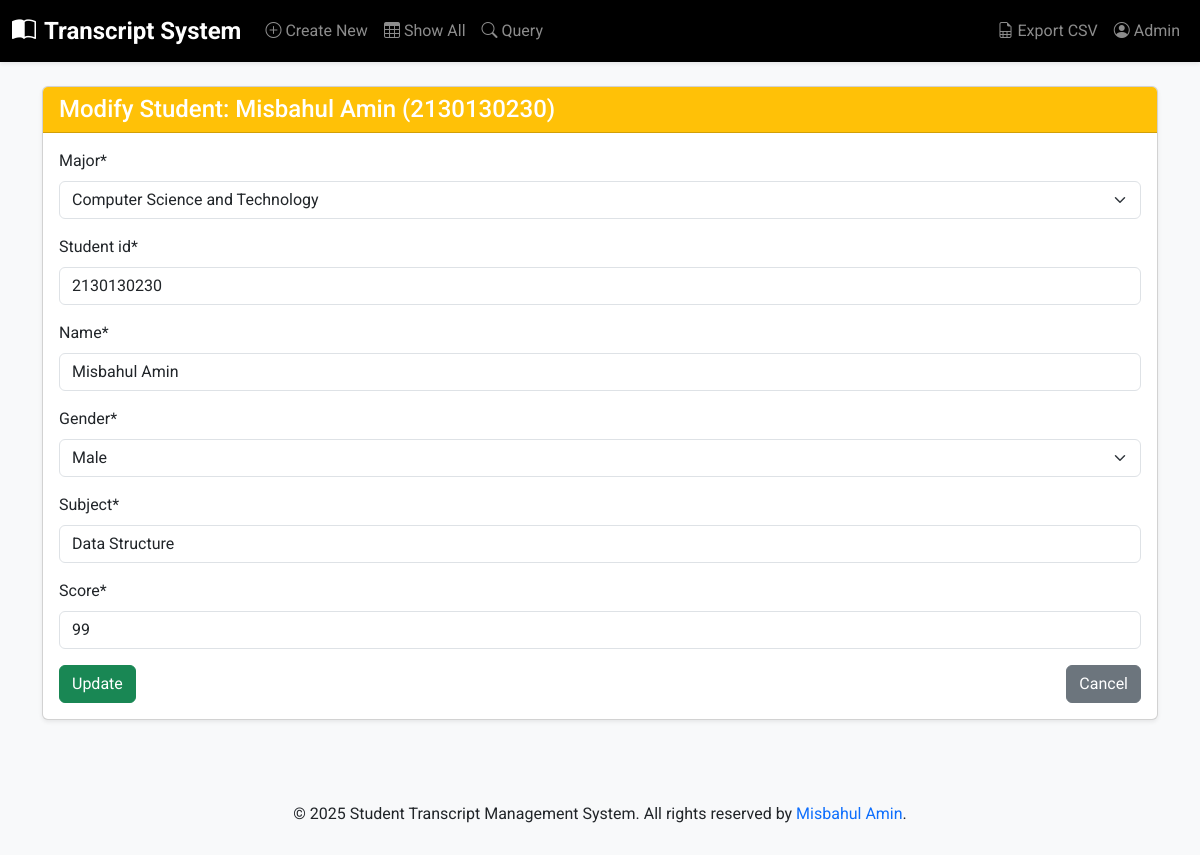
/modify/9/, run on the app's committed database.
### students/models.py (models this page shows, shortened)
class Student(models.Model):
    MAJOR_CHOICES = [
    ('CST', 'Computer Science and Technology'),
    ('SE', 'Software Engineering'),
    ('IT', 'Information Technology'),
    ('ECE', 'Electronics and Communication Engineering'),
    ('ME', 'Mechanical Engineering'),
    ('EE', 'Electrical Engineering'),
    ('CE', 'Civil Engineering'),
    ('AE', 'Aerospace Engineering'),
    ('BME', 'Biomedical Engineering'),
    ('CHE', 'Chemical Engineering'),
    ('ENV', 'Environmental Engineering'),
    ('DS', 'Data Science'),
    ('AI', 'Artificial Intelligence'),
    ('CY', 'Cybersecurity'),
    ('IS', 'Information Systems'),
    ('BT', 'Biotechnology'),
    ('PH', 'Physics'),
    ('CH', 'Chemistry'),
    ('MA', 'Mathematics'),
    ('ECO', 'Economics'),
]
    GENDER_CHOICES = [
        ('Male', 'Male'),
        ('Female', 'Female'),
        ('Other', 'Other'),
    ]
    major = models.CharField(max_length=50, choices=MAJOR_CHOICES)
    student_id = models.CharField(max_length=20, unique=True)
    name = models.CharField(max_length=100)
    gender = models.CharField(max_length=10, choices=GENDER_CHOICES)
    subject = models.CharField(max_length=100)
    score = models.PositiveIntegerField()

### students/views.py (the view)
# urls.py: path('modify/<int:pk>/', views.modify_student, name='modify_student'),
def modify_student(request, pk):
    student = get_object_or_404(Student, pk=pk)
    if request.method == 'POST':
        form = StudentForm(request.POST, instance=student)
        if form.is_valid():
            form.save()
            messages.success(request, 'Modification is successful!')
            return redirect('students:list_students')
    else:
        form = StudentForm(instance=student)
    return render(request, 'students/modify_student.html', {'form': form, 'student': student})

### students/forms.py
class StudentForm(forms.ModelForm):
    class Meta:
        model = Student
        fields = ['major', 'student_id', 'name', 'gender', 'subject', 'score']
        widgets = {
            'major': forms.Select(attrs={'class': 'form-control'}),
            'student_id': forms.TextInput(attrs={'class': 'form-control'}),
            'name': forms.TextInput(attrs={'class': 'form-control'}),
            'gender': forms.Select(attrs={'class': 'form-control'}),
            'subject': forms.TextInput(attrs={'class': 'form-control'}),
            'score': forms.NumberInput(attrs={'class': 'form-control'}),
        }
    def __init__(self, *args, **kwargs):
        super(StudentForm, self).__init__(*args, **kwargs)
        self.helper = FormHelper()
        self.helper.form_method = 'post'
        self.helper.add_input(Submit('submit', 'Submit'))

### templates/students/modify_student.html (shortened to what this page needs)
{% extends 'base.html' %}
{% load crispy_forms_tags %}
{% block content %}
<div class="card shadow-sm">
    <div class="card-header bg-warning text-white">
        <h4 class="mb-0">Modify Student: {{ student.name }} ({{ student.student_id }})</h4>
    </div>
    <div class="card-body">
        <form method="post">
            {{ form|crispy }}
            <div class="d-flex justify-content-between">
                <button type="submit" class="btn btn-success">Update</button>
                <a href="{% url 'students:list_students' %}" class="btn btn-secondary">Cancel</a>
            </div>
        </form>
    </div>
</div>
{% endblock %}

### static/css/styles.css (style rules this page uses)
body { background-color: #f8f9fa; font-family: 'Roboto', sans-serif; }
.btn-primary, .btn-success, .btn-warning { transition: background-color 0.3s, color 0.3s; }
.card { box-shadow: 0 4px 8px rgba(0, 0, 0, 0.1); }

### data on the page
Student: name "Misbahul Amin", student_id "2130130230", major "Computer Science and Technology", gender "Male", subject "Data Structure", score "99"
